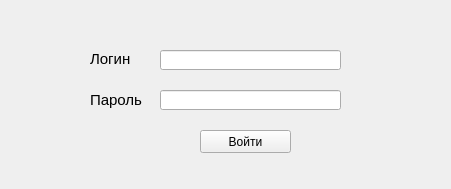
<?xml version="1.0" encoding="UTF-8"?>
<ui version="4.0">
 <class>authorization</class>
 <widget class="QWidget" name="authorization">
  <property name="geometry">
   <rect>
    <x>0</x>
    <y>0</y>
    <width>451</width>
    <height>189</height>
   </rect>
  </property>
  <property name="windowTitle">
   <string>Авторизация</string>
  </property>
  <widget class="QLabel" name="label">
   <property name="geometry">
    <rect>
     <x>90</x>
     <y>50</y>
     <width>121</width>
     <height>16</height>
    </rect>
   </property>
   <property name="text">
    <string>&lt;html&gt;&lt;head/&gt;&lt;body&gt;&lt;p&gt;&lt;span style=&quot; font-size:11pt;&quot;&gt;Логин&lt;/span&gt;&lt;/p&gt;&lt;/body&gt;&lt;/html&gt;</string>
   </property>
  </widget>
  <widget class="QLabel" name="label_2">
   <property name="geometry">
    <rect>
     <x>90</x>
     <y>90</y>
     <width>61</width>
     <height>21</height>
    </rect>
   </property>
   <property name="text">
    <string>&lt;html&gt;&lt;head/&gt;&lt;body&gt;&lt;p&gt;&lt;span style=&quot; font-size:11pt;&quot;&gt;Пароль&lt;/span&gt;&lt;/p&gt;&lt;/body&gt;&lt;/html&gt;</string>
   </property>
  </widget>
  <widget class="QLineEdit" name="lineEdit">
   <property name="geometry">
    <rect>
     <x>160</x>
     <y>50</y>
     <width>181</width>
     <height>20</height>
    </rect>
   </property>
  </widget>
  <widget class="QLineEdit" name="lineEdit_2">
   <property name="geometry">
    <rect>
     <x>160</x>
     <y>90</y>
     <width>181</width>
     <height>20</height>
    </rect>
   </property>
  </widget>
  <widget class="QPushButton" name="pushButton_2">
   <property name="geometry">
    <rect>
     <x>200</x>
     <y>130</y>
     <width>91</width>
     <height>23</height>
    </rect>
   </property>
   <property name="text">
    <string>Войти</string>
   </property>
  </widget>
 </widget>
 <resources/>
 <connections/>
</ui>
